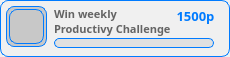
            <widget class="QWidget" name="achiev_2" native="true">
             <property name="styleSheet">
              <string notr="true">background-color:rgb(240,240,240);border-radius:8px;border:1px solid rgb(0,123,255);</string>
             </property>
             <widget class="QWidget" name="icon_frame_2" native="true">
              <property name="geometry">
               <rect>
                <x>6</x>
                <y>6</y>
                <width>41</width>
                <height>41</height>
               </rect>
              </property>
              <property name="styleSheet">
               <string notr="true">background-color:rgb(200,200,200);</string>
              </property>
              <widget class="QLabel" name="icon_image_2">
               <property name="geometry">
                <rect>
                 <x>3</x>
                 <y>3</y>
                 <width>35</width>
                 <height>35</height>
                </rect>
               </property>
               <property name="styleSheet">
                <string notr="true">border-image:url(:/Img/ideia.svg);border:1px solid rgb(0,123,255);</string>
               </property>
               <property name="text">
                <string/>
               </property>
              </widget>
             </widget>
             <widget class="QLabel" name="achiev_desc_2">
              <property name="geometry">
               <rect>
                <x>54</x>
                <y>6</y>
                <width>121</width>
                <height>31</height>
               </rect>
              </property>
              <property name="font">
               <font>
                <family>PibotoLt</family>
                <pointsize>8</pointsize>
                <weight>75</weight>
                <bold>true</bold>
               </font>
              </property>
              <property name="styleSheet">
               <string notr="true">color:rgb(100,100,100);border:none;background:transparent;</string>
              </property>
              <property name="text">
               <string>&lt;html&gt;&lt;head/&gt;&lt;body&gt;&lt;p&gt;Win weekly Productivy Challenge&lt;/p&gt;&lt;/body&gt;&lt;/html&gt;</string>
              </property>
              <property name="alignment">
               <set>Qt::AlignLeading|Qt::AlignLeft|Qt::AlignTop</set>
              </property>
              <property name="wordWrap">
               <bool>true</bool>
              </property>
              <property name="indent">
               <number>-1</number>
              </property>
             </widget>
             <widget class="QWidget" name="achiev_baratual_2" native="true">
              <property name="geometry">
               <rect>
                <x>54</x>
                <y>38</y>
                <width>0</width>
                <height>10</height>
               </rect>
              </property>
              <property name="styleSheet">
               <string notr="true">background-color:rgb(0,123,255);;border-radius:5px;</string>
              </property>
             </widget>
             <widget class="QWidget" name="achiev_bartotal_2" native="true">
              <property name="geometry">
               <rect>
                <x>54</x>
                <y>38</y>
                <width>160</width>
                <height>10</height>
               </rect>
              </property>
              <property name="styleSheet">
               <string notr="true">background-color:rgba(220,220,220,0.8);border-radius:5px;</string>
              </property>
             </widget>
             <widget class="QLabel" name="achiev_points_2">
              <property name="geometry">
               <rect>
                <x>170</x>
                <y>0</y>
                <width>51</width>
                <height>31</height>
               </rect>
              </property>
              <property name="font">
               <font>
                <family>PibotoLt</family>
                <pointsize>10</pointsize>
                <weight>75</weight>
                <bold>true</bold>
               </font>
              </property>
              <property name="styleSheet">
               <string notr="true">color:rgb(0,123,255);border:none;background:transparent;</string>
              </property>
              <property name="text">
               <string>1500p</string>
              </property>
              <property name="alignment">
               <set>Qt::AlignCenter</set>
              </property>
              <property name="wordWrap">
               <bool>true</bool>
              </property>
              <property name="indent">
               <number>-1</number>
              </property>
             </widget>
            </widget>
